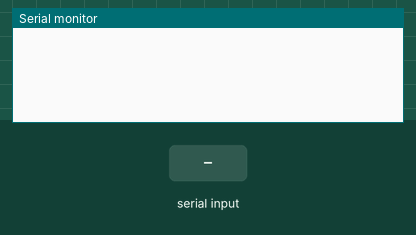
This sketch was run on a simulated Arduino Uno, built with avr-gcc and run on an emulated ATmega328P. On the bench: the last lines printed to the serial monitor. The test bench sets the inputs (shaded band).

Above: at 1.2 s.
1.3 s: "1\n" received over the second serial link
At 2.5 s:
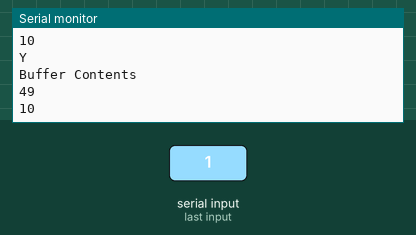
2.8 s: "0\n" received over the second serial link
At 3.7 s:
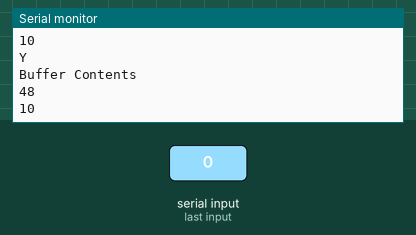
4.3 s: "2\n" received over the second serial link
At 4.8 s:
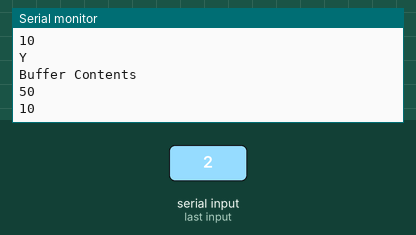
Timing chart, 0 to 7.3 s (numbered marks = the images above; inputs shaded):
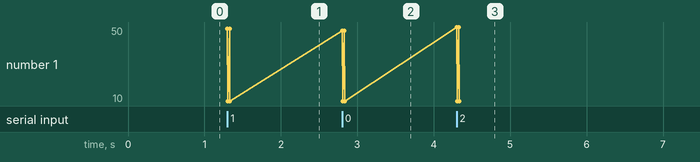

Measured:
- after the input at 1.3 s, the serial monitor: prints a new line at once (image 1)
- after the input at 2.8 s, the serial monitor: prints a new line at once (image 2)
- after the input at 4.3 s, the serial monitor: prints a new line at once (image 3)

The sketch:

arduino_motor_control.ino
```cpp
#include <SoftwareSerial.h>
#define txPin 11
#define rxPin 10
#define PWM1 3
#define PWM2 5
#define PWM3 6
#define PWM4 9
SoftwareSerial hSerial =  SoftwareSerial(rxPin, txPin);

byte buffer[32];
int ptr = 0;

void parseCommand() {
  Serial.write("Buffer Contents\n");
  Serial.println(buffer[0], DEC);
  Serial.println(buffer[1], DEC);
  if (buffer[0] == 0x00) {
    analogWrite(PWM1, buffer[1]);
  } else if (buffer[0] == 0x01) {
    analogWrite(PWM2, buffer[1]);
  } else if (buffer[0] == 0x02) {
    analogWrite(PWM3, buffer[1]);
  } else if (buffer[0] == 0x03) {
    analogWrite(PWM4, buffer[1]);
  }
}
void setup() {
  // put your setup code here, to run once:
  Serial.begin(9600);
  hSerial.begin(9600);
  pinMode(rxPin, INPUT);
  pinMode(txPin, OUTPUT);
}

void loop() {
  // put your main code here, to run repeatedly:
  if (hSerial.available() > 0) {
    buffer[ptr++] = hSerial.read();
    Serial.println(buffer[ptr - 1], DEC);
    Serial.write("Y\n");
  }
  if (buffer[ptr - 1] == '\n') {
    parseCommand();
    ptr = 0;
  }
}
```
